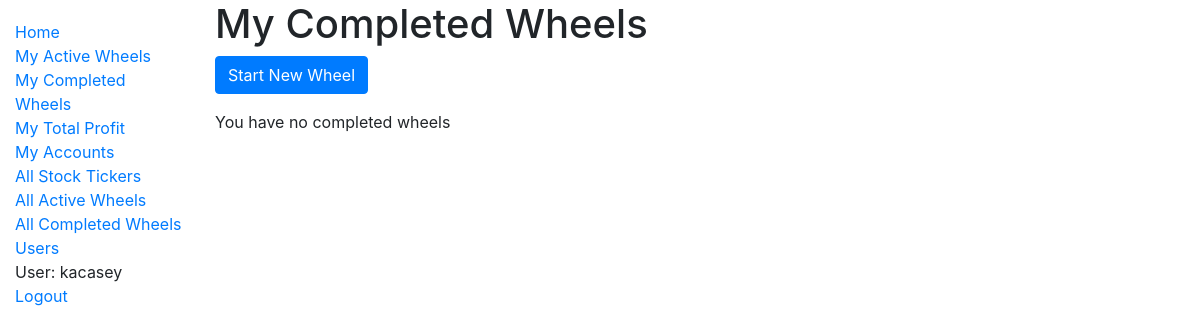
Page /catalog/my_completed_wheels/ (signed in) on the earlier database version.
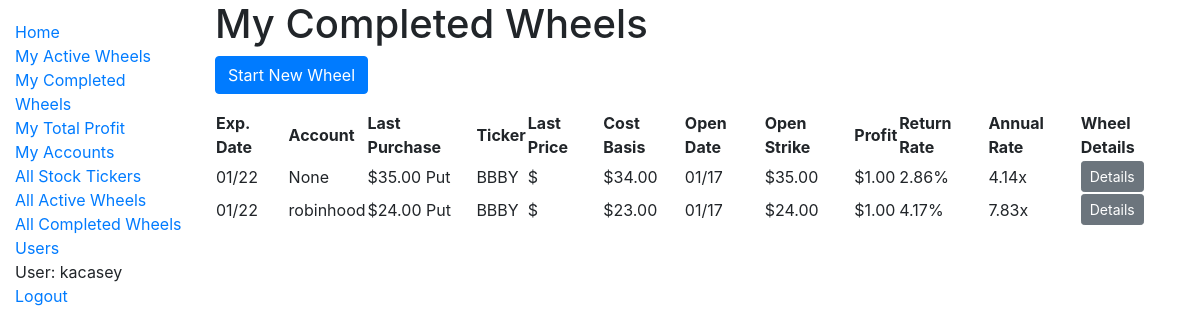
Same page on the later database version.
### catalog/models.py (models this page shows, shortened)
class OptionWheel(models.Model):
    user = models.ForeignKey(
        settings.AUTH_USER_MODEL,
        on_delete=models.CASCADE,
        db_index=True,
    )
    stock_ticker = models.ForeignKey(
        'StockTicker',
        on_delete=models.CASCADE,
    )
    account = models.ForeignKey(
        Account,
        on_delete=models.SET_NULL,
        db_index=True,
        blank=True,
        null=True,
    )
    quantity = models.IntegerField(default=1)
    is_active = models.BooleanField(db_index=True)
    total_profit = models.DecimalField(max_digits=12, decimal_places=2, default=None, null=True)
    total_days_active = models.IntegerField(default=None, null=True)
    collatoral = models.DecimalField(max_digits=12, decimal_places=2, default=None, null=True)
    def get_all_option_purchases(self):
         return OptionPurchase.objects.filter(option_wheel=self.id).order_by('-expiration_date', '-purchase_date')
    def get_first_option_purchase(self):
        return OptionPurchase.objects.filter(option_wheel=self.id).order_by('purchase_date', 'expiration_date').first()
    def get_last_option_purchase(self):
        return OptionPurchase.objects.filter(option_wheel=self.id).order_by('purchase_date', 'expiration_date').last()
    def get_open_date(self):
        first = self.get_first_option_purchase()
        if first:
            return first.purchase_date.date()
        return datetime.min.date()
    def get_expiration_date(self):
        last_purchase = self.get_last_option_purchase()
        if last_purchase:
            return last_purchase.expiration_date
        return datetime.max.date()
    def is_expired(self):
        if not self.is_active:
            return False
        now = datetime.now()
        today = now.date()
        if now.hour >= MARKET_CLOSE_HOUR:
            return self.get_expiration_date() <= today
        return self.get_expiration_date() < today
    def get_cost_basis(self):
        purchases = self.get_all_option_purchases()
        if not purchases:
            return 'N/A'
        revenue = sum(purchase.premium for purchase in purchases)
        first_purchase = self.get_first_option_purchase()
        return first_purchase.strike - revenue
    def add_purchase_data(self):
        purchases = self.get_all_option_purchases()
        if purchases:
            cost_basis = self.get_cost_basis()
            first_purchase = self.get_first_option_purchase()
            last_purchase = self.get_last_option_purchase()
            profit_if_exits_here = last_purchase.strike - cost_basis
            days_active_so_far = busday_count_inclusive(
                first_purchase.purchase_date.date(),
                last_purchase.expiration_date,
            )
            decimal_rate_of_return = float(profit_if_exits_here / first_purchase.strike)
            annualized_rate_of_return_if_exits_here = compute_annualized_rate_of_return(decimal_rate_of_return, 1, days_active_so_far)
            self.cost_basis = cost_basis
            self.profit_if_exits_here = profit_if_exits_here
            self.days_active_so_far = days_active_so_far
            self.decimal_rate_of_return = decimal_rate_of_return
            self.annualized_rate_of_return_if_exits_here = annualized_rate_of_return_if_exits_here
            self.open_date = self.get_open_date().strftime('%m/%d')
            self.open_strike = first_purchase.strike
            self.expiration_date = self.get_expiration_date().strftime('%m/%d')
            self.last_purchase = last_purchase
            self.expired = self.is_expired()
            self.current_price = get_current_price(self.stock_ticker.name)
            self.purchases = purchases

class OptionPurchase(models.Model):
    user = models.ForeignKey(
        settings.AUTH_USER_MODEL,
        on_delete=models.CASCADE,
        db_index=True,
    )
    option_wheel = models.ForeignKey(
        'OptionWheel',
        on_delete=models.CASCADE,
        db_index=True,
    )
    purchase_date = models.DateTimeField()
    expiration_date = models.DateField()
    strike = models.DecimalField(max_digits=12, decimal_places=2)
    price_at_date = models.DecimalField(max_digits=12, decimal_places=2)
    premium = models.DecimalField(max_digits=12, decimal_places=2)
    class CallOrPut(models.TextChoices):
        CALL = 'C', _('Call')
        PUT = 'P', _('Put')
    call_or_put = models.CharField(
        max_length=1,
        choices=CallOrPut.choices,
        default=CallOrPut.PUT,
    )

class StockTicker(models.Model):
    name = models.CharField(max_length=200, help_text='Enter a ticker, like TSLA.', unique=True, db_index=True)
    class StockRecommendation(models.TextChoices):
        NONE = 'NO', _('None')
        STABLE = 'ST', _('Stable Choice')
        HIGHVOLATILITY = 'HV', _('High Volatility')
    recommendation = models.CharField(
        max_length=2,
        choices=StockRecommendation.choices,
        default=StockRecommendation.NONE,
    )
    def __str__(self):
        return self.name
    class Meta:
        ordering = ["name"]

class Account(models.Model):
    user = models.ForeignKey(
        settings.AUTH_USER_MODEL,
        on_delete=models.CASCADE,
        db_index=True,
    )
    name = models.CharField(max_length=50, help_text='Enter an account name, like Robinhood.', db_index=True)
    def __str__(self):
        return self.name
    class Meta:
        ordering = ["name"]

### catalog/views.py (the view)
# urls.py: path('my_completed_wheels/', views.my_completed_wheels, name='my-completed-wheels'),
@login_required
def my_completed_wheels(request):
    user = request.user
    wheels = OptionWheel.objects.filter(user=user, is_active=True)
    for wheel in wheels:
        wheel.add_purchase_data()
    context = {'wheel_user': user}
    context["wheels"] = wheels
    return render(request, 'completed_wheels.html', context=context)

### catalog/business_day_count.py (called while the page is built)
def busday_count_inclusive(start_date, end_date):
  C = pandas.offsets.CustomBusinessDay(calendar=USFederalHolidayCalendar())
  if (start_date == end_date):
  	return 1
  pandas_result = (pandas.DataFrame(index=pandas.to_datetime([start_date, end_date]))
      .resample(C, closed='right')
      .asfreq()
      .index
      .size)
  return pandas_result

### catalog/option_price_computation.py (called while the page is built)
def compute_annualized_rate_of_return(profit_decimal, odds, days, profit_decimal_fail_case=0):
    if days < 5:
        days = 5
    rate_of_return_success_case = 1 + profit_decimal
    rate_of_return_fail_case = 1 + profit_decimal_fail_case
    effective_rate_of_return = rate_of_return_success_case * odds + rate_of_return_fail_case * (1 - odds)
    return effective_rate_of_return ** (BUSINESS_DAYS_IN_YEAR / days)

### catalog/templatetags/filter_tags.py (called while the page is built)
@register.filter
def percentage(value):
    try:
        return '{:.2%}'.format(value)
    except (ValueError, TypeError):
        return value

@register.filter
def call_or_put(value):
    if value == 'P':
        return 'Put'
    elif value == 'C':
        return 'Call'
    return value

### catalog/templates/completed_wheels.html
{% extends "base_generic.html" %}
{% block content %}
  {% if user.is_authenticated and user.id == wheel_user.id %}
    <h1>My Completed Wheels</h1>
    <p><a type="button" class="btn btn-primary" href="{% url 'wheel-create' %}">Start New Wheel</a></p>
  {% else %}
    <h1>Completed Wheels for {{ wheel_user }}</h1>
  {% endif %}
  {% if wheels %}
    {% include '_base_wheel_table.html' with wheels=wheels %}
  {% else %}
    <p>You have no completed wheels</p>
  {% endif %}
{% endblock %}

### catalog/templates/_base_wheel_table.html (shortened to what this page needs)
{% load filter_tags %}
<div>
  <table class="display compact wheel_table" style="width:100%">
    <thead>
      <tr>
        <th>Exp. Date</th>
        <th>Account</th>
        <th>Last Purchase</th>
        <th>Ticker</th>
        <th>Last Price</th>
        <th>Cost Basis</th>
        <th>Open Date</th>
        <th>Open Strike</th>
        <th>Profit{% if active %} (if exits){% endif %}</th>
        <th>Return Rate{% if active %} (if exits){% endif %}</th>
        <th>Annual Rate{% if active %} (if exits){% endif %}</th>
        <th>Wheel Details</th>
      </tr>
    </thead>
    <tbody>
      {% for row in wheels %}
        <tr>
          <td>
            {{ row.expiration_date }}
          </td>
          <td>
            {{ row.account }}
          </td>
          <td>
            ${{ row.last_purchase.strike }} {{ row.last_purchase.call_or_put | call_or_put }}
          </td>
          <td>
            {{ row.stock_ticker }}
          </td>
          <td>
            ${{ row.current_price | floatformat:2 }}
          </td>
          <td>
            ${{ row.cost_basis }}
          </td>
          <td>
            {{ row.open_date }}
          </td>
          <td>
            ${{ row.open_strike }}
          </td>
          <td>
            ${{ row.profit_if_exits_here }}
          </td>
          <td>
            {{ row.decimal_rate_of_return | percentage }}
          </td>
          <td data-order={{ row.annualized_rate_of_return_if_exits_here }}>
            {{ row.annualized_rate_of_return_if_exits_here | floatformat:2 }}x
          </td>
          <td>
            <a type="button" class="btn btn-secondary btn-sm" href="{% url 'wheel-detail' pk=row.pk %}">Details</a>
          </td>
        </tr>
      {% endfor %}
    </tbody>
  </table>
</div>

Differences in the rows shown:
added OptionWheel: expiration_date "01/22", account "None", last_purchase.strike "35.00", last_purchase.call_or_put|call_or_put "Put", stock_ticker "BBBY", cost_basis "34.00", open_date "01/17", open_strike "35.00", profit_if_exits_here "1.00", decimal_rate_of_return|percentage "2.86%", annualized_rate_of_return_if_exits_here "4.14"
added OptionWheel: expiration_date "01/22", account "robinhood", last_purchase.strike "24.00", last_purchase.call_or_put|call_or_put "Put", stock_ticker "BBBY", cost_basis "23.00", open_date "01/17", open_strike "24.00", profit_if_exits_here "1.00", decimal_rate_of_return|percentage "4.17%", annualized_rate_of_return_if_exits_here "7.83"
Other differences:
text no longer shown: "You have no completed wheels"
text now shown: "Exp. Date Account Last Purchase Ticker Last Price Cost Basis Open Date Open Strike Profit Return Rate Annual Rate Wheel Details"
